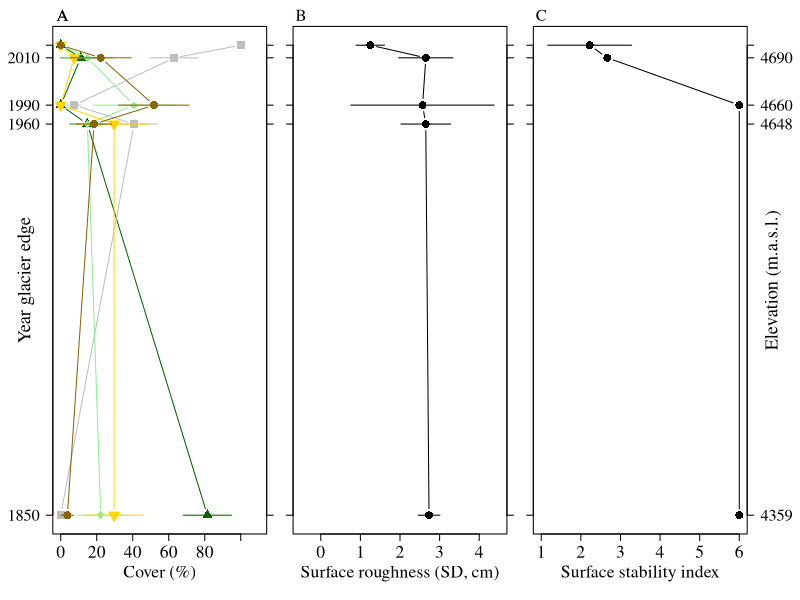

The R source for this figure:
#~~~~~~~~~~~~~~~~~~~~~~~~~~~~~~~~~~~~~~~~~~~~~~~~~~~~~~~~~~~
#                 PÁRAMO BIOCRUST
#       Alejandro Salazar (alejandro@lbhi.is)
#          Isabel C Barrio (isabel@lbhi.is)
#                   Apr 1, 2026
#~~~~~~~~~~~~~~~~~~~~~~~~~~~~~~~~~~~~~~~~~~~~~~~~~~~~~~~~~~~

# this script loads the datasets and runs the analyses presented 
# in the paper by Salazar et al. 

set.seed(132)

# libraries---- 
# packages to be used
library(tidyverse)
library(lme4)       # to run the models
library(lmerTest)   # to estimate p-values


# load datasets ----
# datasets are in separate csv files for cover, surface roughness and stability
# the datasets for include information on:
#   "Elevation": elevation of the sampling site (m a.s.l.)   
#   "Year_edge_glacier": year when the glacier edge was present at the sampling site 
#   "side": position of the sampling grid within the transect (3 possible values:
#       c: center, e: east, w: west; corresponds to grids 1, 2 and 3)
#   "Cover_type": in the cover dataset, type of cover (5 possible values: 
#       Bare_ground, Biocrust, Lichen, Moss, Vasc_plant)
#   "Grid": sampling grid (3 per transect)
#   "Point": for roughness measurements, 9 sampling points were measured per grid
#   "Cover": percent cover of a particular cover type in a grid
#   "Stability": stability index (1-6)
#   "Roughness"

Paramo_biocrust_cover_stats <- read.csv(
    file = "data/Paramo_biocrust_cover_data_GitHub.csv", sep = ",", header = T) %>% 
    rename("Elevation" = "Elevation_long") %>%  # for consistency with the other datasets
    # create a unique identifier per grid
    mutate(GridID = paste0(Year_edge_glacier, "_", Grid))

Paramo_biocrust_roughness_stats<- read.csv(
  file = "data/Paramo_biocrust_roughness_data_GitHub.csv", sep=",", header=T) %>% 
    # create a unique identifier per grid
    mutate(GridID = paste0(Year_edge_glacier, "_", Grid)) 

Paramo_biocrust_stability_stats<- read.csv(
    file = "data/Paramo_biocrust_stability_data_GitHub.csv", sep=",", header=T) %>% 
    # create a unique identifier per grid
    mutate(GridID = paste0(Year_edge_glacier, "_", Grid)) 



# A. Cover ----
## general model ----
# for all models (also when separating by cover type below) we will build 
# models including a non-linear or linear term for elevation 
# and compare which one performs better

# cover model including non-linear term
Cover_VP_B_BG_nonlin <- lmer(Cover ~ poly(Elevation, 2) * Cover_type + (1|GridID),
                   data = Paramo_biocrust_cover_stats)
  summary(Cover_VP_B_BG_nonlin)
    AIC(Cover_VP_B_BG_nonlin)

# cover model without non-linear term
Cover_VP_B_BG <- lmer(Cover ~ Elevation * Cover_type + (1|GridID), 
                      data = Paramo_biocrust_cover_stats)
  summary(Cover_VP_B_BG)
    AIC(Cover_VP_B_BG)

    AIC(Cover_VP_B_BG_nonlin, Cover_VP_B_BG) # compare the two models, first one is better :)

    
## models by cover type ----
# here we do not need to include Grid as a random effect because there is only
# one observation of each cover type per grid (so we use LM)
    
### a) vascular plants ----
# Vasc plant non-linear
Cover_Vasc_plant_cover_nonlin <- lm(Cover ~ poly(Elevation, 2),
                                data = subset(Paramo_biocrust_cover_stats, 
                                              Cover_type == "Vasc_plant"))
  summary(Cover_Vasc_plant_cover_nonlin)
    AIC(Cover_Vasc_plant_cover_nonlin) # 112

# Vasc plant cover linear
Cover_Vasc_plant_cover_lin <- lm(Cover ~ Elevation,
                             data = subset(Paramo_biocrust_cover_stats, 
                                              Cover_type == "Vasc_plant"))
  summary(Cover_Vasc_plant_cover_lin)
    AIC(Cover_Vasc_plant_cover_lin) # 130

       AIC(Cover_Vasc_plant_cover_nonlin, Cover_Vasc_plant_cover_lin) 
       # compare the two models, second one is a little better :)


       
### b) biocrust ----
# Biocrust cover non-linear
Cover_Bioc_cover_nonlin <- lm(Cover ~ poly(Elevation, 2),
                                data = subset(Paramo_biocrust_cover_stats, 
                                              Cover_type == "Biocrust"))
  summary(Cover_Bioc_cover_nonlin)
    AIC(Cover_Bioc_cover_nonlin) # 123

# Biocrust cover linear
Cover_Bioc_cover_lin <- lm(Cover ~ Elevation,
                             data = subset(Paramo_biocrust_cover_stats, 
                                           Cover_type == "Biocrust"))
  summary(Cover_Bioc_cover_lin)
    AIC(Cover_Bioc_cover_lin) # 144

       AIC(Cover_Bioc_cover_nonlin, Cover_Bioc_cover_lin) 
       # compare the two models, first one is slightly better :)

       
### c) moss ----    
# Moss non-linear
Cover_Moss_cover_nonlin <- lm(Cover ~ poly(Elevation, 2),
                                      data = subset(Paramo_biocrust_cover_stats, 
                                                    Cover_type == "Moss"))
  summary(Cover_Moss_cover_nonlin)
    AIC(Cover_Moss_cover_nonlin) # 124

# Moss cover linear
Cover_Moss_cover_lin <- lm(Cover ~ Elevation,
                                   data = subset(Paramo_biocrust_cover_stats, 
                                                 Cover_type == "Moss"))
  summary(Cover_Moss_cover_lin)
    AIC(Cover_Moss_cover_lin) # 144

       AIC(Cover_Moss_cover_nonlin, Cover_Moss_cover_lin) 
       # the two models perform similarly. Elevation is not significant

       
### d) lichen ----
# Lichen non-linear
Cover_Lichen_cover_nonlin <- lm(Cover ~ poly(Elevation, 2),
                                data = subset(Paramo_biocrust_cover_stats, 
                                              Cover_type == "Lichen"))
  summary(Cover_Lichen_cover_nonlin)
    AIC(Cover_Lichen_cover_nonlin) # 119

# Lichen cover linear
Cover_Lichen_cover_lin <- lm(Cover ~ Elevation,
                             data = subset(Paramo_biocrust_cover_stats, 
                                           Cover_type == "Lichen"))
  summary(Cover_Lichen_cover_lin)
    AIC(Cover_Lichen_cover_lin) # 139

       AIC(Cover_Lichen_cover_nonlin, Cover_Lichen_cover_lin) 
       # the two models perform similarly. Elevation is not significant

       
### e) bare ground ----
# Bare_ground non-linear
Cover_Bare_ground_cover_nonlin <- lm(Cover ~ poly(Elevation, 2),
                                  data = subset(Paramo_biocrust_cover_stats, 
                                                Cover_type == "Bare_ground"))
  summary(Cover_Bare_ground_cover_nonlin)
    AIC(Cover_Bare_ground_cover_nonlin) # 122

# Bare_ground cover linear
Cover_Bare_ground_cover_lin <- lm(Cover ~ Elevation,
                               data = subset(Paramo_biocrust_cover_stats, 
                                                Cover_type == "Bare_ground"))
  summary(Cover_Bare_ground_cover_lin)
    AIC(Cover_Bare_ground_cover_lin) # 150

       AIC(Cover_Bare_ground_cover_nonlin, Cover_Bare_ground_cover_lin) 
       # compare the two models, first one is better :)



# B. Roughness ----
# here we include the random effect (GridID) as we have nine measurements per Grid
# roughness model including non-linear term
Roughness_nonlin <- lmer(Roughness ~ poly(Elevation, 2) + (1|GridID),
                             data = Paramo_biocrust_roughness_stats)
  summary(Roughness_nonlin)
    AIC(Roughness_nonlin)

# roughness model without non-linear term
Roughness_lin <- lmer(Roughness ~ Elevation + (1|GridID),
                         data = Paramo_biocrust_roughness_stats)
  summary(Roughness_lin)
    AIC(Roughness_lin)

       AIC(Roughness_nonlin, Roughness_lin) 
       # compare the two models, first one is better :)



# C. Stability ----
# here we include the random effect (GridID) as we have three measurements per Grid
# stability model including non-linear term
Stability_nonlin <- lmer(Stability ~ poly(Elevation, 2) + (1|GridID),
                         data = Paramo_biocrust_stability_stats)
  summary(Stability_nonlin)
    AIC(Stability_nonlin)

# stability model without non-linear term
Stability_non <- lmer(Stability ~ Elevation + (1|GridID),
                         data = Paramo_biocrust_stability_stats)
  summary(Stability_non)
    AIC(Stability_non)

       AIC(Stability_nonlin, Stability_non) 
       # compare the two models, first one is better :)



# Figure 1 -----
# load dataset for plotting

Paramo_biocrust_plot <- read.csv(
    file = "data/tundra_paramo_biocrust_data_plot.csv", sep = ",", header = T)

# NOTICE: lowest elevation is 4359 m.a.s.l. Plotted as 4400 m.a.s.l., 
# so the two highest y axis values appear in the plot 
Data_elev_4359 <- subset(Paramo_biocrust_plot, Elevation_masl == 4400)
Data_elev_4648 <- subset(Paramo_biocrust_plot, Elevation_masl == 4648)
Data_elev_4660 <- subset(Paramo_biocrust_plot, Elevation_masl == 4660)
Data_elev_4690 <- subset(Paramo_biocrust_plot, Elevation_masl == 4690)
Data_elev_4698 <- subset(Paramo_biocrust_plot, Elevation_masl == 4698)

tiff('figures/Fig_Paramo_biocrust.tiff', units="in", width=8, 
     height=7, res=600)

par(mfrow=c(1,3))


## a) cover ----
par(mgp=c(2.5,1,0), 
    mar=c(5,4,2,0))
par(family = "serif")

#Vascular plants
plot(Paramo_biocrust_plot$Cover_vasc_plant_mean, 
     Paramo_biocrust_plot$Elevation_masl, 
     type="b", col="darkgreen", xlim=c(0,110),
     xlab="Cover (%)", ylab="",
     cex.axis=1.6, cex.lab=1.6,
     pch=17, cex=1.6,
     yaxt = "n")

# Define manual tick positions (elevations)
tick_positions <- c(4400, 4648, 4660, 4690, 4698)

axis(side = 4, 
     at = tick_positions,
     labels = FALSE) 

# Right axis with elevation data
# Define the labels you want at those positions (years)
tick_labels <- c(1850, 1960, 1990, 2010, 2020)

# Add right axis with manual ticks
axis(2, at = tick_positions, labels = tick_labels, 
     cex.axis=1.5, las=2)

mtext("Year glacier edge", side=2, line=1.5, 
      cex=1.1)

# add segments for each elevation
segments((Data_elev_4359$Cover_vasc_plant_mean + Data_elev_4359$Cover_vasc_plant_se), 4400, 
         (Data_elev_4359$Cover_vasc_plant_mean - Data_elev_4359$Cover_vasc_plant_se), 4400, col="darkgreen")
segments((Data_elev_4648$Cover_vasc_plant_mean + Data_elev_4648$Cover_vasc_plant_se), 4648, 
         (Data_elev_4648$Cover_vasc_plant_mean - Data_elev_4648$Cover_vasc_plant_se), 4648, col="darkgreen")
segments((Data_elev_4660$Cover_vasc_plant_mean + Data_elev_4660$Cover_vasc_plant_se), 4660, 
         (Data_elev_4660$Cover_vasc_plant_mean - Data_elev_4660$Cover_vasc_plant_se), 4660, col="darkgreen")
segments((Data_elev_4690$Cover_vasc_plant_mean + Data_elev_4690$Cover_vasc_plant_se), 4690, 
         (Data_elev_4690$Cover_vasc_plant_mean - Data_elev_4690$Cover_vasc_plant_se), 4690, col="darkgreen")
segments((Data_elev_4698$Cover_vasc_plant_mean + Data_elev_4698$Cover_vasc_plant_se), 4698, 
         (Data_elev_4698$Cover_vasc_plant_mean - Data_elev_4698$Cover_vasc_plant_se), 4698, col="darkgreen")

# bare ground
points(Paramo_biocrust_plot$Cover_rock_bare_ground_mean, 
       Paramo_biocrust_plot$Elevation_masl, type="b", col="grey",
       pch=15, cex=1.6)
segments((Data_elev_4359$Cover_rock_bare_ground_mean + Data_elev_4359$Cover_rock_bare_ground_se), 4400, 
         (Data_elev_4359$Cover_rock_bare_ground_mean - Data_elev_4359$Cover_rock_bare_ground_se), 4400, col="grey")
segments((Data_elev_4648$Cover_rock_bare_ground_mean + Data_elev_4648$Cover_rock_bare_ground_se), 4648, 
         (Data_elev_4648$Cover_rock_bare_ground_mean - Data_elev_4648$Cover_rock_bare_ground_se), 4648, col="grey")
segments((Data_elev_4660$Cover_rock_bare_ground_mean + Data_elev_4660$Cover_rock_bare_ground_se), 4660, 
         (Data_elev_4660$Cover_rock_bare_ground_mean - Data_elev_4660$Cover_rock_bare_ground_se), 4660, col="grey")
segments((Data_elev_4690$Cover_rock_bare_ground_mean + Data_elev_4690$Cover_rock_bare_ground_se), 4690, 
         (Data_elev_4690$Cover_rock_bare_ground_mean - Data_elev_4690$Cover_rock_bare_ground_se), 4690, col="grey")
segments((Data_elev_4698$Cover_rock_bare_ground_mean + Data_elev_4698$Cover_rock_bare_ground_se), 4698, 
         (Data_elev_4698$Cover_rock_bare_ground_mean - Data_elev_4698$Cover_rock_bare_ground_se), 4698, col="grey")
par(xpd = TRUE)  
text(1, 4717, "A", cex = 1.5)


# moss cover
points(Paramo_biocrust_plot$Cover_moss_mean , 
       Paramo_biocrust_plot$Elevation_masl, type="b", col="palegreen2",
       pch=18, cex=1.6)
segments((Data_elev_4359$Cover_moss_mean + Data_elev_4359$Cover_moss_se), 4400, 
         (Data_elev_4359$Cover_moss_mean - Data_elev_4359$Cover_moss_se), 4400, col="palegreen2")
segments((Data_elev_4648$Cover_moss_mean + Data_elev_4648$Cover_moss_se), 4648, 
         (Data_elev_4648$Cover_moss_mean - Data_elev_4648$Cover_moss_se), 4648, col="palegreen2")
segments((Data_elev_4660$Cover_moss_mean + Data_elev_4660$Cover_moss_se), 4660, 
         (Data_elev_4660$Cover_moss_mean - Data_elev_4660$Cover_moss_se), 4660, col="palegreen2")
segments((Data_elev_4690$Cover_moss_mean + Data_elev_4690$Cover_moss_se), 4690, 
         (Data_elev_4690$Cover_moss_mean - Data_elev_4690$Cover_moss_se), 4690, col="palegreen2")
segments((Data_elev_4698$Cover_moss_mean + Data_elev_4698$Cover_moss_se), 4698, 
         (Data_elev_4698$Cover_moss_mean - Data_elev_4698$Cover_moss_se), 4698, col="palegreen2")

# lichens
points(Paramo_biocrust_plot$Cover_lichen_mean, 
       Paramo_biocrust_plot$Elevation_masl, type="b", col="gold",
       pch=25, bg="gold",cex=1.6)
segments((Data_elev_4359$Cover_lichen_mean + Data_elev_4359$Cover_lichen_se), 4400, 
         (Data_elev_4359$Cover_lichen_mean - Data_elev_4359$Cover_lichen_se), 4400, col="gold")
segments((Data_elev_4648$Cover_lichen_mean + Data_elev_4648$Cover_lichen_se), 4648, 
         (Data_elev_4648$Cover_lichen_mean - Data_elev_4648$Cover_lichen_se), 4648, col="gold")
segments((Data_elev_4660$Cover_lichen_mean + Data_elev_4660$Cover_lichen_se), 4660, 
         (Data_elev_4660$Cover_lichen_mean - Data_elev_4660$Cover_lichen_se), 4660, col="gold")
segments((Data_elev_4690$Cover_lichen_mean + Data_elev_4690$Cover_lichen_se), 4690, 
         (Data_elev_4690$Cover_lichen_mean - Data_elev_4690$Cover_lichen_se), 4690, col="gold")
segments((Data_elev_4698$Cover_lichen_mean + Data_elev_4698$Cover_lichen_se), 4698, 
         (Data_elev_4698$Cover_lichen_mean - Data_elev_4698$Cover_lichen_se), 4698, col="gold")

# biocrust
points(Paramo_biocrust_plot$Cover_biocrust_mean, 
       Paramo_biocrust_plot$Elevation_masl, type="b", col=("darkgoldenrod4"),
       pch=16, cex=1.6)
segments((Data_elev_4359$Cover_biocrust_mean + Data_elev_4359$Cover_biocrust_se), 4400, 
         (Data_elev_4359$Cover_biocrust_mean - Data_elev_4359$Cover_biocrust_se), 4400, col="darkgoldenrod4")
segments((Data_elev_4648$Cover_biocrust_mean + Data_elev_4648$Cover_biocrust_se), 4648, 
         (Data_elev_4648$Cover_biocrust_mean - Data_elev_4648$Cover_biocrust_se), 4648, col="darkgoldenrod4")
segments((Data_elev_4660$Cover_biocrust_mean + Data_elev_4660$Cover_biocrust_se), 4660, 
         (Data_elev_4660$Cover_biocrust_mean - Data_elev_4660$Cover_biocrust_se), 4660, col="darkgoldenrod4")
segments((Data_elev_4690$Cover_biocrust_mean + Data_elev_4690$Cover_biocrust_se), 4690, 
         (Data_elev_4690$Cover_biocrust_mean - Data_elev_4690$Cover_biocrust_se), 4690, col="darkgoldenrod4")
segments((Data_elev_4698$Cover_biocrust_mean + Data_elev_4698$Cover_biocrust_se), 4698, 
         (Data_elev_4698$Cover_biocrust_mean - Data_elev_4698$Cover_biocrust_se), 4698, col="darkgoldenrod4")

par(xpd = TRUE)  
text(1, 4717, "A", cex = 1.5)



## b) roughness ----
par(mgp=c(2.5,1,0), 
    mar=c(5,2,2,2))
par(family = "serif")

plot(Paramo_biocrust_plot$R_sd_mean, 
     Paramo_biocrust_plot$Elevation_masl, type="b",
     xlim=c(-0.5,4.5), yaxt = "n", ylab="",
     xlab="Surface roughness (SD, cm)",
     cex.axis=1.6, cex.lab=1.6,
     pch=16, cex=1.6)
axis(2, at = tick_positions, labels = FALSE,
     cex.axis=1.3)
axis(side = 4, 
     at = tick_positions,
     labels = FALSE) 

segments((Data_elev_4359$R_sd_mean + Data_elev_4359$R_sd_se), 4400, 
         (Data_elev_4359$R_sd_mean - Data_elev_4359$R_sd_se), 4400)
segments((Data_elev_4648$R_sd_mean + Data_elev_4648$R_sd_se), 4648, 
         (Data_elev_4648$R_sd_mean - Data_elev_4648$R_sd_se), 4648)
segments((Data_elev_4660$R_sd_mean + Data_elev_4660$R_sd_se), 4660, 
         (Data_elev_4660$R_sd_mean - Data_elev_4660$R_sd_se), 4660)
segments((Data_elev_4690$R_sd_mean + Data_elev_4690$R_sd_se), 4690, 
         (Data_elev_4690$R_sd_mean - Data_elev_4690$R_sd_se), 4690)
segments((Data_elev_4698$R_sd_mean + Data_elev_4698$R_sd_se), 4698, 
         (Data_elev_4698$R_sd_mean - Data_elev_4698$R_sd_se), 4698)

par(xpd = TRUE)  
text(-0.5, 4717, "B", cex = 1.5)



## c) soil stability ----
par(mgp=c(2.5,1,0), 
    mar=c(5,0,2,4))
par(family = "serif")

plot(Paramo_biocrust_plot$ss_mean,
     Paramo_biocrust_plot$Elevation_masl, type="b", yaxt = "n", ylab="",
     xlim=c(1,6), xlab="Surface stability index",
     cex.axis=1.6, cex.lab=1.6,
     pch=16, cex=1.6)
axis(2, at = tick_positions, labels = FALSE)

# Define manual tick positions (elevations)
tick_positions_r <- c(4400, 4648, 4660, 4690, 4698)

# Define the labels you want at those positions (years)
tick_labels_r <- c(4359, 4648, 4660, 4690, 4698)

axis(side = 4,
     at = tick_positions_r,
     labels = tick_labels_r,
     cex.axis=1.5,
     las=2) 

segments((Data_elev_4698$ss_mean + Data_elev_4698$ss_se), 4698, 
         (Data_elev_4698$ss_mean - Data_elev_4698$ss_se), 4698)
segments(Data_elev_4660$ss_mean, 4656, Data_elev_4359$ss_mean, 4404)

# Right axis with elevation data
mtext("Elevation (m.a.s.l.)", side=4, line=1.5, 
      cex=1.1)

par(xpd = TRUE)  
text(1, 4717, "C", cex = 1.5, cex.lab=1.3)


dev.off()
